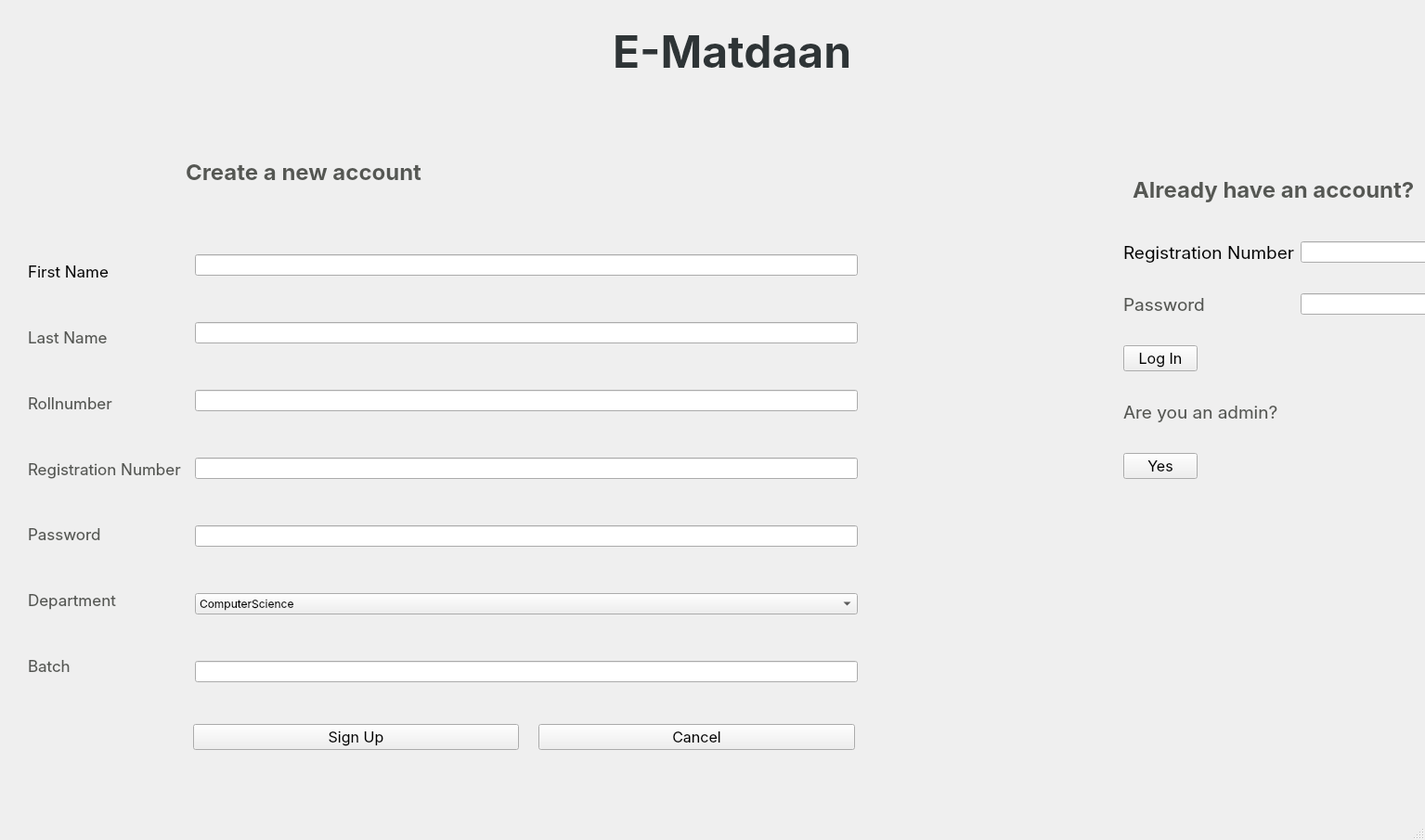
<?xml version="1.0" encoding="UTF-8"?>
<ui version="4.0">
 <class>MainWindow</class>
 <widget class="QMainWindow" name="MainWindow">
  <property name="geometry">
   <rect>
    <x>0</x>
    <y>0</y>
    <width>1535</width>
    <height>905</height>
   </rect>
  </property>
  <property name="palette">
   <palette>
    <active>
     <colorrole role="Button">
      <brush brushstyle="SolidPattern">
       <color alpha="255">
        <red>255</red>
        <green>255</green>
        <blue>255</blue>
       </color>
      </brush>
     </colorrole>
     <colorrole role="Midlight">
      <brush brushstyle="SolidPattern">
       <color alpha="255">
        <red>255</red>
        <green>255</green>
        <blue>255</blue>
       </color>
      </brush>
     </colorrole>
     <colorrole role="Dark">
      <brush brushstyle="SolidPattern">
       <color alpha="255">
        <red>127</red>
        <green>127</green>
        <blue>127</blue>
       </color>
      </brush>
     </colorrole>
     <colorrole role="Mid">
      <brush brushstyle="SolidPattern">
       <color alpha="255">
        <red>170</red>
        <green>170</green>
        <blue>170</blue>
       </color>
      </brush>
     </colorrole>
     <colorrole role="Window">
      <brush brushstyle="SolidPattern">
       <color alpha="255">
        <red>255</red>
        <green>255</green>
        <blue>255</blue>
       </color>
      </brush>
     </colorrole>
     <colorrole role="Shadow">
      <brush brushstyle="SolidPattern">
       <color alpha="255">
        <red>0</red>
        <green>0</green>
        <blue>0</blue>
       </color>
      </brush>
     </colorrole>
     <colorrole role="AlternateBase">
      <brush brushstyle="SolidPattern">
       <color alpha="255">
        <red>255</red>
        <green>255</green>
        <blue>255</blue>
       </color>
      </brush>
     </colorrole>
     <colorrole role="PlaceholderText">
      <brush brushstyle="NoBrush">
       <color alpha="128">
        <red>0</red>
        <green>0</green>
        <blue>0</blue>
       </color>
      </brush>
     </colorrole>
    </active>
    <inactive>
     <colorrole role="Button">
      <brush brushstyle="SolidPattern">
       <color alpha="255">
        <red>239</red>
        <green>239</green>
        <blue>239</blue>
       </color>
      </brush>
     </colorrole>
     <colorrole role="Midlight">
      <brush brushstyle="SolidPattern">
       <color alpha="255">
        <red>202</red>
        <green>202</green>
        <blue>202</blue>
       </color>
      </brush>
     </colorrole>
     <colorrole role="Dark">
      <brush brushstyle="SolidPattern">
       <color alpha="255">
        <red>159</red>
        <green>159</green>
        <blue>159</blue>
       </color>
      </brush>
     </colorrole>
     <colorrole role="Mid">
      <brush brushstyle="SolidPattern">
       <color alpha="255">
        <red>184</red>
        <green>184</green>
        <blue>184</blue>
       </color>
      </brush>
     </colorrole>
     <colorrole role="Window">
      <brush brushstyle="SolidPattern">
       <color alpha="255">
        <red>239</red>
        <green>239</green>
        <blue>239</blue>
       </color>
      </brush>
     </colorrole>
     <colorrole role="Shadow">
      <brush brushstyle="SolidPattern">
       <color alpha="255">
        <red>118</red>
        <green>118</green>
        <blue>118</blue>
       </color>
      </brush>
     </colorrole>
     <colorrole role="AlternateBase">
      <brush brushstyle="SolidPattern">
       <color alpha="255">
        <red>247</red>
        <green>247</green>
        <blue>247</blue>
       </color>
      </brush>
     </colorrole>
     <colorrole role="PlaceholderText">
      <brush brushstyle="NoBrush">
       <color alpha="128">
        <red>0</red>
        <green>0</green>
        <blue>0</blue>
       </color>
      </brush>
     </colorrole>
    </inactive>
    <disabled>
     <colorrole role="Button">
      <brush brushstyle="SolidPattern">
       <color alpha="255">
        <red>255</red>
        <green>255</green>
        <blue>255</blue>
       </color>
      </brush>
     </colorrole>
     <colorrole role="Midlight">
      <brush brushstyle="SolidPattern">
       <color alpha="255">
        <red>255</red>
        <green>255</green>
        <blue>255</blue>
       </color>
      </brush>
     </colorrole>
     <colorrole role="Dark">
      <brush brushstyle="SolidPattern">
       <color alpha="255">
        <red>127</red>
        <green>127</green>
        <blue>127</blue>
       </color>
      </brush>
     </colorrole>
     <colorrole role="Mid">
      <brush brushstyle="SolidPattern">
       <color alpha="255">
        <red>170</red>
        <green>170</green>
        <blue>170</blue>
       </color>
      </brush>
     </colorrole>
     <colorrole role="Window">
      <brush brushstyle="SolidPattern">
       <color alpha="255">
        <red>255</red>
        <green>255</green>
        <blue>255</blue>
       </color>
      </brush>
     </colorrole>
     <colorrole role="Shadow">
      <brush brushstyle="SolidPattern">
       <color alpha="255">
        <red>177</red>
        <green>177</green>
        <blue>177</blue>
       </color>
      </brush>
     </colorrole>
     <colorrole role="AlternateBase">
      <brush brushstyle="SolidPattern">
       <color alpha="255">
        <red>247</red>
        <green>247</green>
        <blue>247</blue>
       </color>
      </brush>
     </colorrole>
     <colorrole role="PlaceholderText">
      <brush brushstyle="NoBrush">
       <color alpha="128">
        <red>0</red>
        <green>0</green>
        <blue>0</blue>
       </color>
      </brush>
     </colorrole>
    </disabled>
   </palette>
  </property>
  <property name="font">
   <font>
    <family>Inter</family>
   </font>
  </property>
  <property name="windowTitle">
   <string>MainWindow</string>
  </property>
  <property name="styleSheet">
   <string notr="true"/>
  </property>
  <widget class="QWidget" name="centralwidget">
   <property name="palette">
    <palette>
     <active/>
     <inactive/>
     <disabled/>
    </palette>
   </property>
   <widget class="QWidget" name="gridLayoutWidget">
    <property name="geometry">
     <rect>
      <x>210</x>
      <y>230</y>
      <width>714</width>
      <height>551</height>
     </rect>
    </property>
    <layout class="QGridLayout" name="gridLayout">
     <item row="6" column="0">
      <widget class="QLineEdit" name="Batch"/>
     </item>
     <item row="4" column="0">
      <widget class="QLineEdit" name="Password">
       <property name="echoMode">
        <enum>QLineEdit::Password</enum>
       </property>
      </widget>
     </item>
     <item row="0" column="0">
      <widget class="QLineEdit" name="FirstName"/>
     </item>
     <item row="3" column="0">
      <widget class="QLineEdit" name="UserName"/>
     </item>
     <item row="2" column="0">
      <widget class="QLineEdit" name="RollNumber"/>
     </item>
     <item row="5" column="0">
      <widget class="QComboBox" name="Department">
       <property name="currentText">
        <string>ComputerScience</string>
       </property>
       <item>
        <property name="text">
         <string>ComputerScience</string>
        </property>
       </item>
       <item>
        <property name="text">
         <string>ComputerEngineering</string>
        </property>
       </item>
       <item>
        <property name="text">
         <string/>
        </property>
       </item>
      </widget>
     </item>
     <item row="1" column="0">
      <widget class="QLineEdit" name="LastName"/>
     </item>
    </layout>
   </widget>
   <widget class="QWidget" name="formLayoutWidget">
    <property name="geometry">
     <rect>
      <x>1210</x>
      <y>260</y>
      <width>471</width>
      <height>391</height>
     </rect>
    </property>
    <layout class="QFormLayout" name="formLayout">
     <item row="0" column="0">
      <widget class="QLabel" name="label">
       <property name="font">
        <font>
         <family>Inter</family>
         <pointsize>14</pointsize>
         <weight>50</weight>
         <bold>false</bold>
        </font>
       </property>
       <property name="text">
        <string>&lt;html&gt;&lt;head/&gt;&lt;body&gt;&lt;p&gt;Registration Number&lt;/p&gt;&lt;/body&gt;&lt;/html&gt;</string>
       </property>
      </widget>
     </item>
     <item row="0" column="1">
      <widget class="QLineEdit" name="LoginUsername"/>
     </item>
     <item row="2" column="0">
      <spacer name="horizontalSpacer_2">
       <property name="orientation">
        <enum>Qt::Horizontal</enum>
       </property>
       <property name="sizeHint" stdset="0">
        <size>
         <width>40</width>
         <height>20</height>
        </size>
       </property>
      </spacer>
     </item>
     <item row="3" column="0">
      <widget class="QLabel" name="label_8">
       <property name="font">
        <font>
         <family>Inter</family>
         <pointsize>14</pointsize>
         <weight>50</weight>
         <bold>false</bold>
        </font>
       </property>
       <property name="text">
        <string>&lt;html&gt;&lt;head/&gt;&lt;body&gt;&lt;p&gt;&lt;span style=&quot; color:#555753;&quot;&gt;Password&lt;/span&gt;&lt;/p&gt;&lt;/body&gt;&lt;/html&gt;</string>
       </property>
      </widget>
     </item>
     <item row="3" column="1">
      <widget class="QLineEdit" name="LoginPassword">
       <property name="echoMode">
        <enum>QLineEdit::Password</enum>
       </property>
      </widget>
     </item>
     <item row="4" column="0">
      <spacer name="horizontalSpacer_4">
       <property name="orientation">
        <enum>Qt::Horizontal</enum>
       </property>
       <property name="sizeHint" stdset="0">
        <size>
         <width>40</width>
         <height>20</height>
        </size>
       </property>
      </spacer>
     </item>
     <item row="5" column="0">
      <widget class="QPushButton" name="pushButton_3">
       <property name="font">
        <font>
         <family>Inter</family>
         <pointsize>12</pointsize>
         <weight>50</weight>
         <bold>false</bold>
        </font>
       </property>
       <property name="text">
        <string>Log In</string>
       </property>
      </widget>
     </item>
     <item row="6" column="0">
      <spacer name="horizontalSpacer">
       <property name="orientation">
        <enum>Qt::Horizontal</enum>
       </property>
       <property name="sizeHint" stdset="0">
        <size>
         <width>40</width>
         <height>20</height>
        </size>
       </property>
      </spacer>
     </item>
     <item row="7" column="0">
      <widget class="QLabel" name="label_10">
       <property name="font">
        <font>
         <family>Inter</family>
         <pointsize>14</pointsize>
         <weight>50</weight>
         <italic>false</italic>
         <bold>false</bold>
         <underline>false</underline>
         <strikeout>false</strikeout>
        </font>
       </property>
       <property name="text">
        <string>&lt;html&gt;&lt;head/&gt;&lt;body&gt;&lt;p&gt;&lt;span style=&quot; color:#555753;&quot;&gt;Are you an admin?&lt;/span&gt;&lt;/p&gt;&lt;/body&gt;&lt;/html&gt;</string>
       </property>
      </widget>
     </item>
     <item row="8" column="0">
      <spacer name="horizontalSpacer_3">
       <property name="orientation">
        <enum>Qt::Horizontal</enum>
       </property>
       <property name="sizeHint" stdset="0">
        <size>
         <width>40</width>
         <height>20</height>
        </size>
       </property>
      </spacer>
     </item>
     <item row="9" column="0">
      <widget class="QPushButton" name="pushButton_4">
       <property name="font">
        <font>
         <family>Inter</family>
         <pointsize>12</pointsize>
         <weight>50</weight>
         <bold>false</bold>
        </font>
       </property>
       <property name="text">
        <string>Yes</string>
       </property>
      </widget>
     </item>
    </layout>
   </widget>
   <widget class="QWidget" name="verticalLayoutWidget">
    <property name="geometry">
     <rect>
      <x>30</x>
      <y>260</y>
      <width>171</width>
      <height>491</height>
     </rect>
    </property>
    <layout class="QVBoxLayout" name="verticalLayout">
     <item>
      <widget class="QLabel" name="label_2">
       <property name="minimumSize">
        <size>
         <width>0</width>
         <height>66</height>
        </size>
       </property>
       <property name="font">
        <font>
         <family>Inter</family>
         <pointsize>13</pointsize>
         <weight>50</weight>
         <bold>false</bold>
        </font>
       </property>
       <property name="text">
        <string>&lt;html&gt;&lt;head/&gt;&lt;body&gt;&lt;p&gt;First Name&lt;/p&gt;&lt;/body&gt;&lt;/html&gt;</string>
       </property>
      </widget>
     </item>
     <item>
      <widget class="QLabel" name="label_3">
       <property name="font">
        <font>
         <family>Inter</family>
         <pointsize>13</pointsize>
         <weight>50</weight>
         <bold>false</bold>
        </font>
       </property>
       <property name="text">
        <string>&lt;html&gt;&lt;head/&gt;&lt;body&gt;&lt;p&gt;&lt;span style=&quot; color:#555753;&quot;&gt;Last Name&lt;/span&gt;&lt;/p&gt;&lt;/body&gt;&lt;/html&gt;</string>
       </property>
      </widget>
     </item>
     <item>
      <widget class="QLabel" name="label_4">
       <property name="font">
        <font>
         <family>Inter</family>
         <pointsize>13</pointsize>
         <weight>50</weight>
         <bold>false</bold>
        </font>
       </property>
       <property name="text">
        <string>&lt;html&gt;&lt;head/&gt;&lt;body&gt;&lt;p&gt;&lt;span style=&quot; color:#555753;&quot;&gt;Rollnumber&lt;/span&gt;&lt;/p&gt;&lt;/body&gt;&lt;/html&gt;</string>
       </property>
      </widget>
     </item>
     <item>
      <widget class="QLabel" name="label_5">
       <property name="font">
        <font>
         <family>Inter</family>
         <pointsize>13</pointsize>
         <weight>50</weight>
         <bold>false</bold>
        </font>
       </property>
       <property name="text">
        <string>&lt;html&gt;&lt;head/&gt;&lt;body&gt;&lt;p&gt;&lt;span style=&quot; color:#555753;&quot;&gt;Registration Number&lt;/span&gt;&lt;/p&gt;&lt;/body&gt;&lt;/html&gt;</string>
       </property>
      </widget>
     </item>
     <item>
      <widget class="QLabel" name="label_6">
       <property name="font">
        <font>
         <family>Inter</family>
         <pointsize>13</pointsize>
         <weight>50</weight>
         <bold>false</bold>
        </font>
       </property>
       <property name="text">
        <string>&lt;html&gt;&lt;head/&gt;&lt;body&gt;&lt;p&gt;&lt;span style=&quot; color:#555753;&quot;&gt;Password&lt;/span&gt;&lt;/p&gt;&lt;/body&gt;&lt;/html&gt;</string>
       </property>
      </widget>
     </item>
     <item>
      <widget class="QLabel" name="label_11">
       <property name="font">
        <font>
         <family>Inter</family>
         <pointsize>13</pointsize>
         <weight>50</weight>
         <bold>false</bold>
        </font>
       </property>
       <property name="text">
        <string>&lt;html&gt;&lt;head/&gt;&lt;body&gt;&lt;p&gt;&lt;span style=&quot; color:#555753;&quot;&gt;Department&lt;/span&gt;&lt;/p&gt;&lt;/body&gt;&lt;/html&gt;</string>
       </property>
      </widget>
     </item>
     <item>
      <widget class="QLabel" name="label_12">
       <property name="font">
        <font>
         <family>Inter</family>
         <pointsize>13</pointsize>
         <weight>50</weight>
         <bold>false</bold>
        </font>
       </property>
       <property name="text">
        <string>&lt;html&gt;&lt;head/&gt;&lt;body&gt;&lt;p&gt;&lt;span style=&quot; color:#555753;&quot;&gt;Batch&lt;/span&gt;&lt;/p&gt;&lt;/body&gt;&lt;/html&gt;</string>
       </property>
      </widget>
     </item>
    </layout>
   </widget>
   <widget class="QPushButton" name="pushButton_2">
    <property name="geometry">
     <rect>
      <x>580</x>
      <y>780</y>
      <width>341</width>
      <height>28</height>
     </rect>
    </property>
    <property name="font">
     <font>
      <family>Inter</family>
      <pointsize>12</pointsize>
      <weight>50</weight>
      <bold>false</bold>
     </font>
    </property>
    <property name="text">
     <string>Cancel</string>
    </property>
   </widget>
   <widget class="QPushButton" name="pushButton">
    <property name="geometry">
     <rect>
      <x>208</x>
      <y>780</y>
      <width>351</width>
      <height>28</height>
     </rect>
    </property>
    <property name="font">
     <font>
      <family>Inter</family>
      <pointsize>12</pointsize>
      <weight>50</weight>
      <bold>false</bold>
     </font>
    </property>
    <property name="text">
     <string>Sign Up</string>
    </property>
   </widget>
   <widget class="QFrame" name="frame">
    <property name="geometry">
     <rect>
      <x>0</x>
      <y>-10</y>
      <width>1931</width>
      <height>251</height>
     </rect>
    </property>
    <property name="styleSheet">
     <string notr="true">background-image: url(:/img/Images/4b2a2a3bf5522767a4a6eab7d8feabdc.jpg);</string>
    </property>
    <property name="frameShape">
     <enum>QFrame::NoFrame</enum>
    </property>
    <property name="frameShadow">
     <enum>QFrame::Raised</enum>
    </property>
    <widget class="QLabel" name="label_9">
     <property name="geometry">
      <rect>
       <x>200</x>
       <y>150</y>
       <width>331</width>
       <height>91</height>
      </rect>
     </property>
     <property name="font">
      <font>
       <family>Inter</family>
       <pointsize>20</pointsize>
       <weight>50</weight>
       <bold>false</bold>
      </font>
     </property>
     <property name="text">
      <string>&lt;html&gt;&lt;head/&gt;&lt;body&gt;&lt;p&gt;&lt;span style=&quot; font-size:18pt; font-weight:600; color:#555753;&quot;&gt;Create a new account&lt;/span&gt;&lt;/p&gt;&lt;/body&gt;&lt;/html&gt;</string>
     </property>
    </widget>
    <widget class="QLabel" name="label_7">
     <property name="geometry">
      <rect>
       <x>1220</x>
       <y>190</y>
       <width>791</width>
       <height>48</height>
      </rect>
     </property>
     <property name="font">
      <font>
       <family>Inter</family>
       <pointsize>20</pointsize>
       <weight>50</weight>
       <bold>false</bold>
      </font>
     </property>
     <property name="styleSheet">
      <string notr="true">&lt;color = &quot;white&quot;&gt;Already have an account?</string>
     </property>
     <property name="text">
      <string>&lt;html&gt;&lt;head/&gt;&lt;body&gt;&lt;p&gt;&lt;span style=&quot; font-size:18pt; font-weight:600; color:#555753;&quot;&gt;Already have an account? &lt;/span&gt;&lt;/p&gt;&lt;/body&gt;&lt;/html&gt;</string>
     </property>
    </widget>
    <widget class="QLabel" name="label_13">
     <property name="geometry">
      <rect>
       <x>660</x>
       <y>10</y>
       <width>291</width>
       <height>111</height>
      </rect>
     </property>
     <property name="text">
      <string>&lt;html&gt;&lt;head/&gt;&lt;body&gt;&lt;p&gt;&lt;span style=&quot; font-size:36pt; font-weight:600; color:#2e3436;&quot;&gt;E-Matdaan&lt;/span&gt;&lt;/p&gt;&lt;/body&gt;&lt;/html&gt;</string>
     </property>
    </widget>
   </widget>
   <widget class="QLabel" name="label_14">
    <property name="geometry">
     <rect>
      <x>1260</x>
      <y>680</y>
      <width>621</width>
      <height>351</height>
     </rect>
    </property>
    <property name="styleSheet">
     <string notr="true">background-image: url(:/img/Images/istockphoto-1215088144-612x612.jpg);</string>
    </property>
    <property name="text">
     <string/>
    </property>
   </widget>
  </widget>
  <widget class="QStatusBar" name="statusBar"/>
 </widget>
 <resources>
  <include location="resource.qrc"/>
 </resources>
 <connections>
  <connection>
   <sender>pushButton_2</sender>
   <signal>clicked()</signal>
   <receiver>MainWindow</receiver>
   <slot>close()</slot>
   <hints>
    <hint type="sourcelabel">
     <x>867</x>
     <y>549</y>
    </hint>
    <hint type="destinationlabel">
     <x>1132</x>
     <y>445</y>
    </hint>
   </hints>
  </connection>
 </connections>
</ui>
